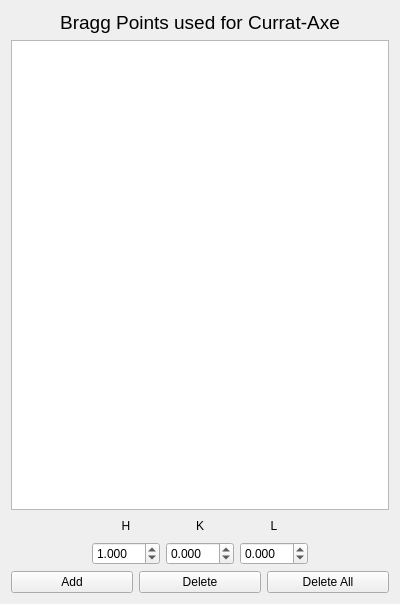
<?xml version="1.0" encoding="UTF-8"?>
<ui version="4.0">
 <class>widget</class>
 <widget class="QWidget" name="widget">
  <property name="geometry">
   <rect>
    <x>0</x>
    <y>0</y>
    <width>400</width>
    <height>604</height>
   </rect>
  </property>
  <property name="windowTitle">
   <string>Bragg List</string>
  </property>
  <layout class="QVBoxLayout" name="verticalLayout_4">
   <item>
    <widget class="QLabel" name="label_4">
     <property name="font">
      <font>
       <pointsize>14</pointsize>
      </font>
     </property>
     <property name="text">
      <string>Bragg Points used for Currat-Axe</string>
     </property>
     <property name="alignment">
      <set>Qt::AlignCenter</set>
     </property>
    </widget>
   </item>
   <item>
    <widget class="QListView" name="BraggList_listView">
     <property name="editTriggers">
      <set>QAbstractItemView::NoEditTriggers</set>
     </property>
     <property name="dragEnabled">
      <bool>true</bool>
     </property>
     <property name="dragDropMode">
      <enum>QAbstractItemView::InternalMove</enum>
     </property>
     <property name="defaultDropAction">
      <enum>Qt::IgnoreAction</enum>
     </property>
     <property name="alternatingRowColors">
      <bool>true</bool>
     </property>
     <property name="selectionMode">
      <enum>QAbstractItemView::MultiSelection</enum>
     </property>
     <property name="movement">
      <enum>QListView::Free</enum>
     </property>
    </widget>
   </item>
   <item>
    <layout class="QVBoxLayout" name="verticalLayout_3">
     <item>
      <layout class="QGridLayout" name="gridLayout">
       <item row="0" column="2">
        <widget class="QLabel" name="label_2">
         <property name="text">
          <string>K</string>
         </property>
         <property name="alignment">
          <set>Qt::AlignCenter</set>
         </property>
        </widget>
       </item>
       <item row="1" column="2">
        <widget class="QDoubleSpinBox" name="BraggList_K_spinBox">
         <property name="decimals">
          <number>3</number>
         </property>
         <property name="minimum">
          <double>-99.998999999999995</double>
         </property>
         <property name="maximum">
          <double>99.998999999999995</double>
         </property>
        </widget>
       </item>
       <item row="1" column="1">
        <widget class="QDoubleSpinBox" name="BraggList_H_spinBox">
         <property name="decimals">
          <number>3</number>
         </property>
         <property name="minimum">
          <double>-99.998999999999995</double>
         </property>
         <property name="maximum">
          <double>99.998999999999995</double>
         </property>
         <property name="value">
          <double>1.000000000000000</double>
         </property>
        </widget>
       </item>
       <item row="1" column="3">
        <widget class="QDoubleSpinBox" name="BraggList_L_spinBox">
         <property name="decimals">
          <number>3</number>
         </property>
         <property name="minimum">
          <double>-99.998999999999995</double>
         </property>
         <property name="maximum">
          <double>99.998999999999995</double>
         </property>
        </widget>
       </item>
       <item row="0" column="1">
        <widget class="QLabel" name="label">
         <property name="text">
          <string>H</string>
         </property>
         <property name="alignment">
          <set>Qt::AlignCenter</set>
         </property>
        </widget>
       </item>
       <item row="0" column="3">
        <widget class="QLabel" name="label_3">
         <property name="text">
          <string>L</string>
         </property>
         <property name="alignment">
          <set>Qt::AlignCenter</set>
         </property>
        </widget>
       </item>
       <item row="0" column="4">
        <spacer name="horizontalSpacer">
         <property name="orientation">
          <enum>Qt::Horizontal</enum>
         </property>
         <property name="sizeHint" stdset="0">
          <size>
           <width>40</width>
           <height>20</height>
          </size>
         </property>
        </spacer>
       </item>
       <item row="0" column="0">
        <spacer name="horizontalSpacer_2">
         <property name="orientation">
          <enum>Qt::Horizontal</enum>
         </property>
         <property name="sizeHint" stdset="0">
          <size>
           <width>40</width>
           <height>20</height>
          </size>
         </property>
        </spacer>
       </item>
      </layout>
     </item>
    </layout>
   </item>
   <item>
    <layout class="QHBoxLayout" name="horizontalLayout_2">
     <item>
      <widget class="QPushButton" name="BraggList_add_button">
       <property name="text">
        <string>Add</string>
       </property>
      </widget>
     </item>
     <item>
      <widget class="QPushButton" name="BraggList_delete_button">
       <property name="text">
        <string>Delete</string>
       </property>
      </widget>
     </item>
     <item>
      <widget class="QPushButton" name="BraggList_deleteAll_button">
       <property name="text">
        <string>Delete All</string>
       </property>
      </widget>
     </item>
    </layout>
   </item>
  </layout>
 </widget>
 <tabstops>
  <tabstop>BraggList_listView</tabstop>
  <tabstop>BraggList_H_spinBox</tabstop>
  <tabstop>BraggList_K_spinBox</tabstop>
  <tabstop>BraggList_L_spinBox</tabstop>
  <tabstop>BraggList_add_button</tabstop>
  <tabstop>BraggList_delete_button</tabstop>
  <tabstop>BraggList_deleteAll_button</tabstop>
 </tabstops>
 <resources/>
 <connections/>
</ui>
